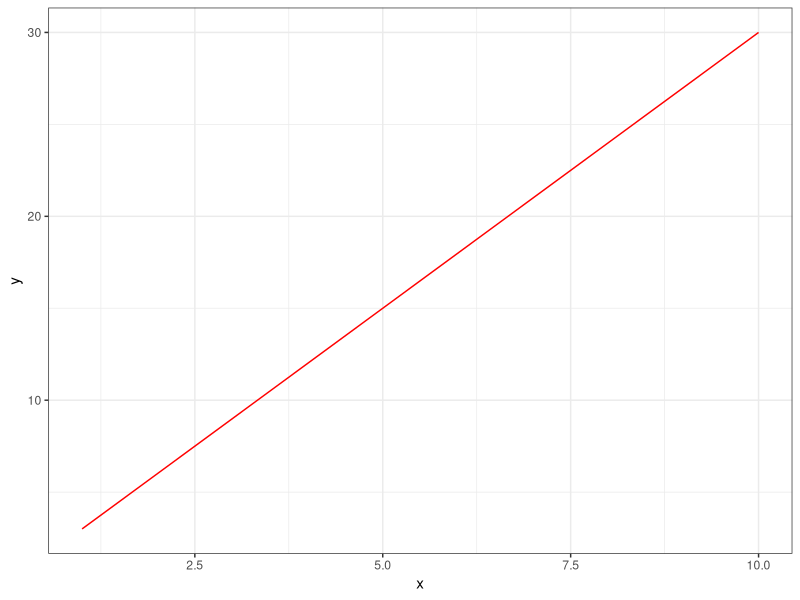
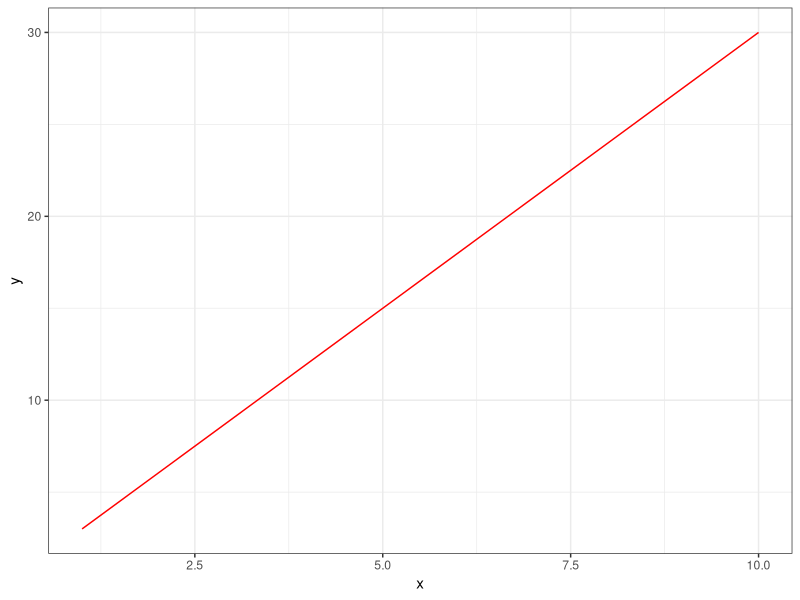

Reproduce these figures in R, in order.
library(ggplot2)

data <- data.frame(x=1:10, y=(1:10)*3)

ggplot(data, aes(x = x, y = y))+
  geom_line(color='red')+
  theme_bw()

ggsave("example.png", width = 7, height = 5)
